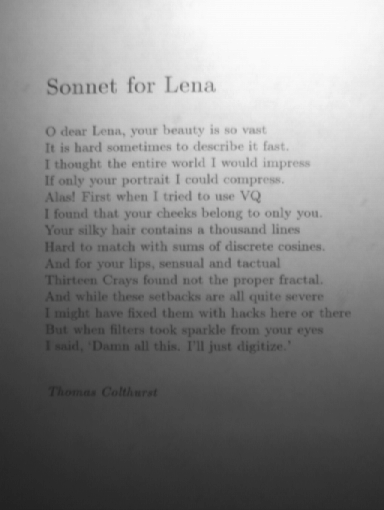
#> input picture EXAMEN GRAFICA/question_3.png, 384 x 510 px
$ python 3.py
#> lines starting #> are read from the running program, lines starting #| are printed output that depends on the picture
import cv2
import numpy as np
#import matplotlib as plt
from matplotlib import pyplot as plt


img = cv2.imread("question_3.png",0)
#> img is the input picture: shape (510, 384); min 33, max 251, mean 133.6

#########  write your code here ##################

#Profesor estaba probando a ver si me salía , y decidí mandarlo a ver si lo
#podría considerar como intento


img_out = cv2.imread("question_3.png",0)
height, width = img_out.shape
#> height = 510; width = 384
for i in range(height):
    for j in range(width):
        c1=0
        c2=0
        for x in range(i-1,i+2):
            for y in range(j-1,j+2):
                if (x!=i and y!=j) or (x==i and y!=j) or (x!=i and y==j):
                    if((x>=0 and y>=0) and (x<height and y<width)):
                        c1=c1+img[x][y]
                        c2=c2+1
        c1=c1/c2-2

        if(img_out[i][j]>c1):
            img_out[i][j]=255
        else:
            img_out[i][j]=0
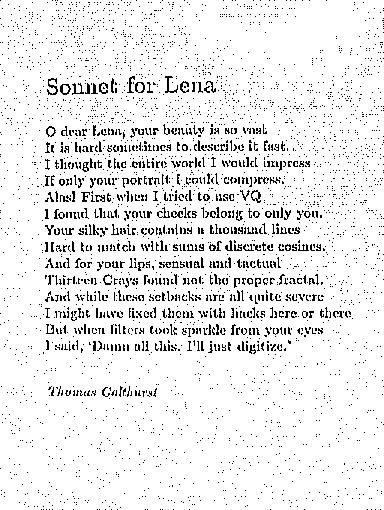
#> img_out: shape (510, 384); 92.5% white; black in thin lines or dots


######## the result have to be set in img_out ####
######## not modify from here ####################

cv2.imwrite("question_3_sol.png", img_out)


$ run again, with EXAMEN GRAFICA/question_1.png copied over EXAMEN GRAFICA/question_3.png
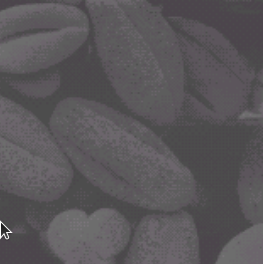
#> input picture EXAMEN GRAFICA/question_1.png, 263 x 264 px
#> after the loop `for i in range(height):`:
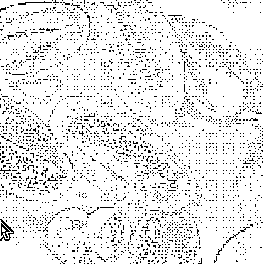
#> img_out: shape (264, 263); 90.7% white; black in thin lines or dots

$ run again, with EXAMEN GRAFICA/question_2.png copied over EXAMEN GRAFICA/question_3.png
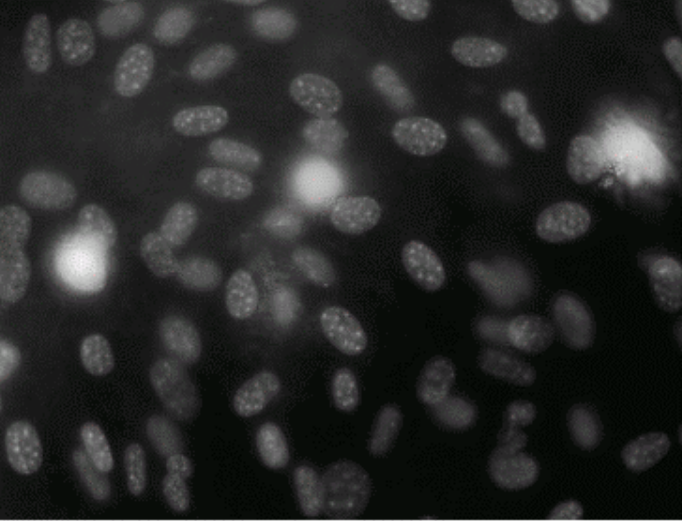
#> input picture EXAMEN GRAFICA/question_2.png, 682 x 521 px
#> after the loop `for i in range(height):`:
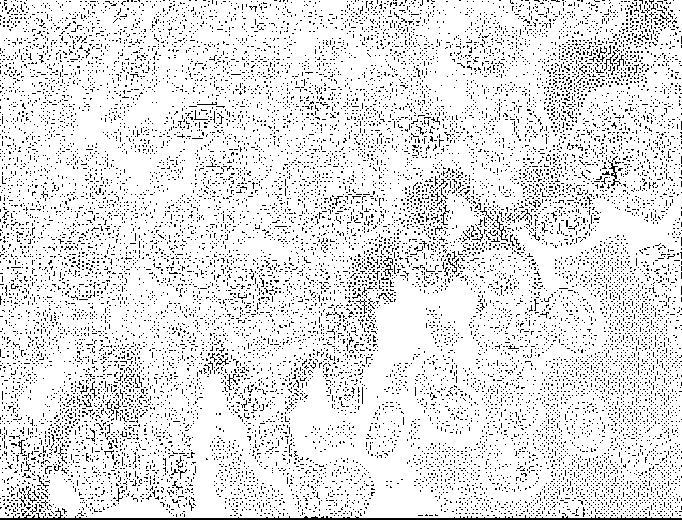
#> img_out: shape (521, 682); 89.1% white; black in thin lines or dots
